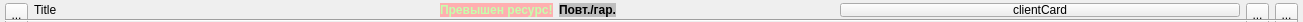
    <widget class="QFrame" name="frameHeader">
     <property name="sizePolicy">
      <sizepolicy hsizetype="Preferred" vsizetype="Minimum">
       <horstretch>0</horstretch>
       <verstretch>0</verstretch>
      </sizepolicy>
     </property>
     <property name="focusPolicy">
      <enum>Qt::ClickFocus</enum>
     </property>
     <property name="styleSheet">
      <string notr="true"/>
     </property>
     <property name="frameShape">
      <enum>QFrame::NoFrame</enum>
     </property>
     <property name="frameShadow">
      <enum>QFrame::Plain</enum>
     </property>
     <property name="lineWidth">
      <number>0</number>
     </property>
     <layout class="QGridLayout" name="gridLayout" columnstretch="0,0,0,0,1,0,0,0" columnminimumwidth="23,400,0,0,0,400,23,23">
      <property name="sizeConstraint">
       <enum>QLayout::SetMaximumSize</enum>
      </property>
      <property name="leftMargin">
       <number>5</number>
      </property>
      <property name="topMargin">
       <number>3</number>
      </property>
      <property name="rightMargin">
       <number>5</number>
      </property>
      <property name="bottomMargin">
       <number>0</number>
      </property>
      <property name="verticalSpacing">
       <number>2</number>
      </property>
      <item row="0" column="7">
       <widget class="QToolButton" name="toolButtonCartridgeCard">
        <property name="enabled">
         <bool>true</bool>
        </property>
        <property name="sizePolicy">
         <sizepolicy hsizetype="Fixed" vsizetype="Minimum">
          <horstretch>1</horstretch>
          <verstretch>1</verstretch>
         </sizepolicy>
        </property>
        <property name="minimumSize">
         <size>
          <width>23</width>
          <height>23</height>
         </size>
        </property>
        <property name="maximumSize">
         <size>
          <width>23</width>
          <height>23</height>
         </size>
        </property>
        <property name="focusPolicy">
         <enum>Qt::ClickFocus</enum>
        </property>
        <property name="toolTip">
         <string>Карточка картриджа</string>
        </property>
        <property name="text">
         <string>...</string>
        </property>
        <property name="icon">
         <iconset resource="../styles/styles.qrc">
          <normaloff>:/icons/light/2753_32.png</normaloff>:/icons/light/2753_32.png</iconset>
        </property>
       </widget>
      </item>
      <item row="0" column="1">
       <widget class="QLabel" name="labelTitle">
        <property name="text">
         <string>Title</string>
        </property>
       </widget>
      </item>
      <item row="0" column="6">
       <widget class="QToolButton" name="toolButtonClassicTab">
        <property name="sizePolicy">
         <sizepolicy hsizetype="Fixed" vsizetype="Minimum">
          <horstretch>1</horstretch>
          <verstretch>1</verstretch>
         </sizepolicy>
        </property>
        <property name="minimumSize">
         <size>
          <width>23</width>
          <height>23</height>
         </size>
        </property>
        <property name="maximumSize">
         <size>
          <width>23</width>
          <height>23</height>
         </size>
        </property>
        <property name="focusPolicy">
         <enum>Qt::ClickFocus</enum>
        </property>
        <property name="toolTip">
         <string>Классический ремонт</string>
        </property>
        <property name="text">
         <string>...</string>
        </property>
        <property name="icon">
         <iconset resource="../styles/styles.qrc">
          <normaloff>:/icons/light/1F3E0_32.png</normaloff>:/icons/light/1F3E0_32.png</iconset>
        </property>
       </widget>
      </item>
      <item row="0" column="4">
       <spacer name="horizontalSpacer">
        <property name="orientation">
         <enum>Qt::Horizontal</enum>
        </property>
        <property name="sizeHint" stdset="0">
         <size>
          <width>212</width>
          <height>20</height>
         </size>
        </property>
       </spacer>
      </item>
      <item row="0" column="2">
       <widget class="QLabel" name="labelLimitReached">
        <property name="sizePolicy">
         <sizepolicy hsizetype="Minimum" vsizetype="Fixed">
          <horstretch>0</horstretch>
          <verstretch>0</verstretch>
         </sizepolicy>
        </property>
        <property name="font">
         <font>
          <weight>75</weight>
          <bold>true</bold>
         </font>
        </property>
        <property name="styleSheet">
         <string notr="true">background-color: rgb(255, 175, 176);
color: rgb(197, 255, 172);</string>
        </property>
        <property name="text">
         <string>Превышен ресурс!</string>
        </property>
        <property name="margin">
         <number>5</number>
        </property>
       </widget>
      </item>
      <item row="0" column="0">
       <widget class="QToolButton" name="toolButtonRemove">
        <property name="sizePolicy">
         <sizepolicy hsizetype="Fixed" vsizetype="Minimum">
          <horstretch>1</horstretch>
          <verstretch>1</verstretch>
         </sizepolicy>
        </property>
        <property name="minimumSize">
         <size>
          <width>23</width>
          <height>23</height>
         </size>
        </property>
        <property name="maximumSize">
         <size>
          <width>23</width>
          <height>23</height>
         </size>
        </property>
        <property name="focusPolicy">
         <enum>Qt::ClickFocus</enum>
        </property>
        <property name="toolTip">
         <string>Удалить</string>
        </property>
        <property name="text">
         <string>...</string>
        </property>
        <property name="icon">
         <iconset resource="../styles/styles.qrc">
          <normaloff>:/icons/light/2716_32.png</normaloff>:/icons/light/2716_32.png</iconset>
        </property>
       </widget>
      </item>
      <item row="0" column="5">
       <widget class="QPushButton" name="pushButtonClientCard">
        <property name="sizePolicy">
         <sizepolicy hsizetype="Expanding" vsizetype="Fixed">
          <horstretch>0</horstretch>
          <verstretch>0</verstretch>
         </sizepolicy>
        </property>
        <property name="focusPolicy">
         <enum>Qt::ClickFocus</enum>
        </property>
        <property name="toolTip">
         <string>Карточка клиента</string>
        </property>
        <property name="text">
         <string>clientCard</string>
        </property>
       </widget>
      </item>
      <item row="1" column="0" colspan="8">
       <widget class="Line" name="line">
        <property name="orientation">
         <enum>Qt::Horizontal</enum>
        </property>
       </widget>
      </item>
      <item row="0" column="3">
       <widget class="QLabel" name="labelRepeatWarranty">
        <property name="sizePolicy">
         <sizepolicy hsizetype="Minimum" vsizetype="Fixed">
          <horstretch>0</horstretch>
          <verstretch>0</verstretch>
         </sizepolicy>
        </property>
        <property name="font">
         <font>
          <weight>75</weight>
          <bold>true</bold>
         </font>
        </property>
        <property name="styleSheet">
         <string notr="true">background-color: rgb(190, 190, 190);
color: rgb(0, 0, 0);</string>
        </property>
        <property name="text">
         <string>Повт./гар.</string>
        </property>
        <property name="margin">
         <number>5</number>
        </property>
       </widget>
      </item>
     </layout>
    </widget>
